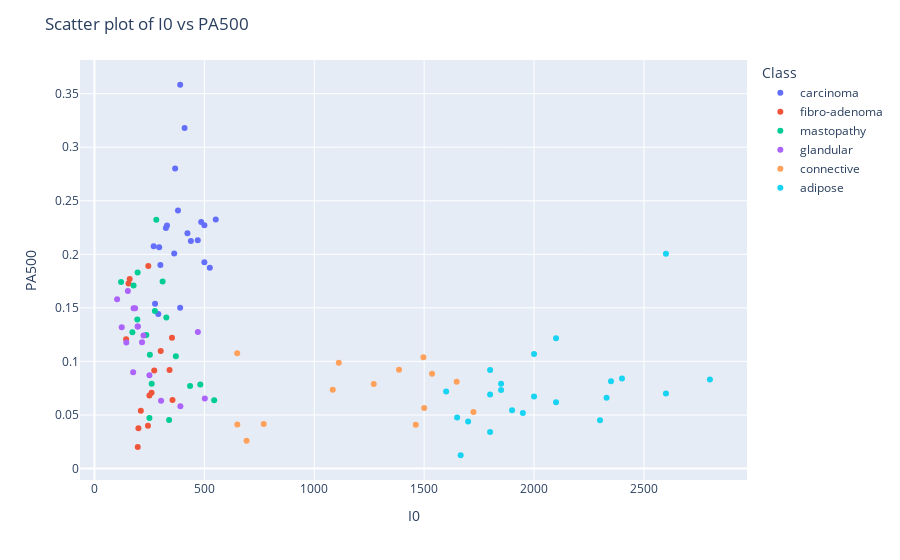

The notebook cell saved with this chart:
### Markdown cell above
## Visualizing the data

### Code cell
# visualize the I0 and PA500
import plotly.express as px

# mapping class names to more descriptive labels
df_plot = df.copy()
class_name_map = {
    'car': 'carcinoma',
    'fad': 'fibro-adenoma',
    'mas': 'mastopathy',
    'gla': 'glandular',
    'con': 'connective',
    'adi': 'adipose'
}
df_plot['Class'] = df_plot['Class'].replace(class_name_map)

# create scatter plot
fig = px.scatter(df_plot, x='I0', y='PA500', color='Class', color_continuous_scale='viridis')
fig.update_layout(title='Scatter plot of I0 vs PA500', xaxis_title='I0', yaxis_title='PA500')
fig.show()

### Figure 1 — Plotly figure (JSON) as saved in the notebook; plotly's stock layout.template omitted (floating-point values rounded to 4 significant figures)
{"data": [{"hovertemplate": "Class=carcinoma<br>I0=%{x}<br>PA500=%{y}<extra></extra>", "legendgroup": "carcinoma", "marker": {"color": "#636efa", "symbol": "circle"}, "mode": "markers", "name": "carcinoma", "orientation": "v", "showlegend": true, "type": "scatter", "x": [524.8, 330.0, 551.9, 380.0, 362.8, 389.9, 290.5, 275.7, 470.0, 423.0, 410.0, 500.0, 438.8, 366.9, 485.7, 390.0, 269.5, 300.0, 325.0, 294.5, 500.0], "xaxis": "x", "y": [0.1874, 0.2269, 0.2325, 0.2409, 0.2007, 0.1501, 0.1442, 0.1539, 0.2131, 0.2196, 0.3178, 0.2272, 0.2124, 0.2801, 0.2302, 0.3583, 0.2075, 0.1901, 0.2246, 0.2066, 0.1927], "yaxis": "y"}, {"hovertemplate": "Class=fibro-adenoma<br>I0=%{x}<br>PA500=%{y}<extra></extra>", "legendgroup": "fibro-adenoma", "marker": {"color": "#EF553B", "symbol": "circle"}, "mode": "markers", "name": "fibro-adenoma", "orientation": "v", "showlegend": true, "type": "scatter", "x": [211.0, 196.9, 245.0, 352.7, 243.3, 259.9, 250.0, 200.0, 355.0, 272.0, 341.6, 160.3, 301.3, 155.0, 144.0], "xaxis": "x", "y": [0.05393, 0.02007, 0.189, 0.122, 0.03997, 0.07069, 0.06807, 0.0377, 0.06405, 0.09146, 0.09198, 0.177, 0.1098, 0.1728, 0.1206], "yaxis": "y"}, {"hovertemplate": "Class=mastopathy<br>I0=%{x}<br>PA500=%{y}<extra></extra>", "legendgroup": "mastopathy", "marker": {"color": "#00cc96", "symbol": "circle"}, "mode": "markers", "name": "mastopathy", "orientation": "v", "showlegend": true, "type": "scatter", "x": [178.0, 195.0, 435.1, 250.0, 339.5, 236.0, 481.5, 252.0, 172.5, 121.0, 196.4, 370.4, 260.3, 544.7, 310.0, 275.0, 281.3, 327.0], "xaxis": "x", "y": [0.1709, 0.1391, 0.07697, 0.04712, 0.04538, 0.1246, 0.07854, 0.1061, 0.1272, 0.1742, 0.1829, 0.1047, 0.07906, 0.0637, 0.1747, 0.1471, 0.2323, 0.141], "yaxis": "y"}, {"hovertemplate": "Class=glandular<br>I0=%{x}<br>PA500=%{y}<extra></extra>", "legendgroup": "glandular", "marker": {"color": "#ab63fa", "symbol": "circle"}, "mode": "markers", "name": "glandular", "orientation": "v", "showlegend": true, "type": "scatter", "x": [470.5, 223.0, 152.0, 303.0, 250.0, 197.0, 197.0, 216.4, 178.0, 185.0, 391.0, 502.0, 176.0, 145.0, 124.1, 103.0], "xaxis": "x", "y": [0.1274, 0.1241, 0.1658, 0.06336, 0.08709, 0.1326, 0.1326, 0.1178, 0.1496, 0.1497, 0.05812, 0.06528, 0.08988, 0.1176, 0.1319, 0.1581], "yaxis": "y"}, {"hovertemplate": "Class=connective<br>I0=%{x}<br>PA500=%{y}<extra></extra>", "legendgroup": "connective", "marker": {"color": "#FFA15A", "symbol": "circle"}, "mode": "markers", "name": "connective", "orientation": "v", "showlegend": true, "type": "scatter", "x": [1724.0, 1386.0, 1084.0, 649.4, 1500.0, 770.0, 650.0, 692.0, 1462.0, 1497.0, 1112.0, 1271.0, 1648.0, 1536.0], "xaxis": "x", "y": [0.05271, 0.09233, 0.07348, 0.1075, 0.05655, 0.04163, 0.04102, 0.02601, 0.04084, 0.1038, 0.09879, 0.07889, 0.08098, 0.08849], "yaxis": "y"}, {"hovertemplate": "Class=adipose<br>I0=%{x}<br>PA500=%{y}<extra></extra>", "legendgroup": "adipose", "marker": {"color": "#19d3f3", "symbol": "circle"}, "mode": "markers", "name": "adipose", "orientation": "v", "showlegend": true, "type": "scatter", "x": [2100.0, 1800.0, 2100.0, 1666.0, 1700.0, 1949.0, 1850.0, 2350.0, 1800.0, 1900.0, 1800.0, 1850.0, 1650.0, 2800.0, 2330.0, 2400.0, 2000.0, 2000.0, 2600.0, 1600.0, 2300.0, 2600.0], "xaxis": "x", "y": [0.06196, 0.03421, 0.1216, 0.01239, 0.04398, 0.0518, 0.07915, 0.08151, 0.09198, 0.05445, 0.06912, 0.0733, 0.04765, 0.08308, 0.06615, 0.08412, 0.0672, 0.107, 0.2005, 0.07191, 0.04503, 0.06999], "yaxis": "y"}], "layout": {"legend": {"title": {"text": "Class"}, "tracegroupgap": 0}, "margin": {"t": 60}, "title": {"text": "Scatter plot of I0 vs PA500"}, "xaxis": {"anchor": "y", "domain": [0, 1], "title": {"text": "I0"}}, "yaxis": {"anchor": "x", "domain": [0, 1], "title": {"text": "PA500"}}}}
